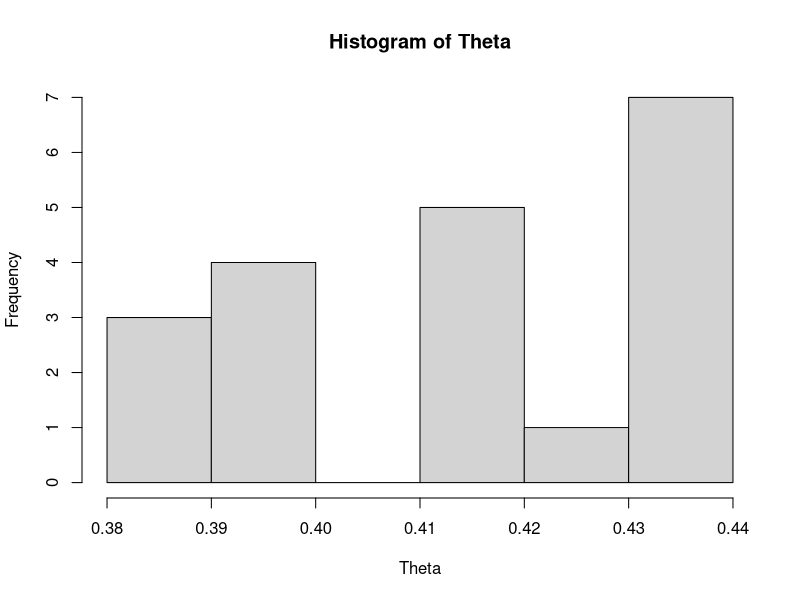
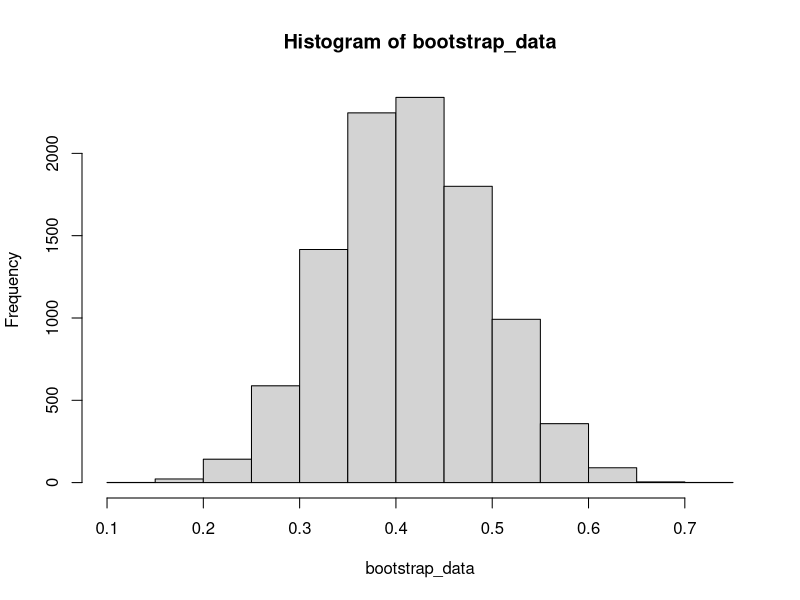
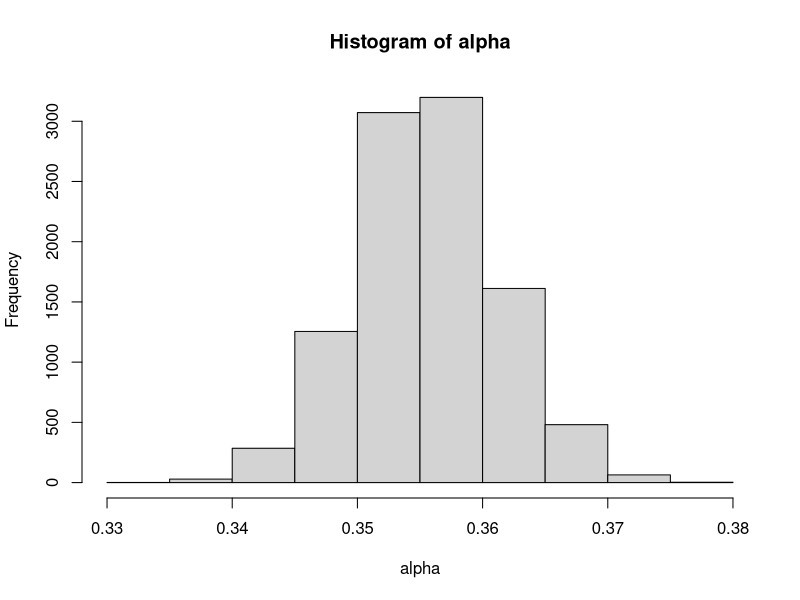
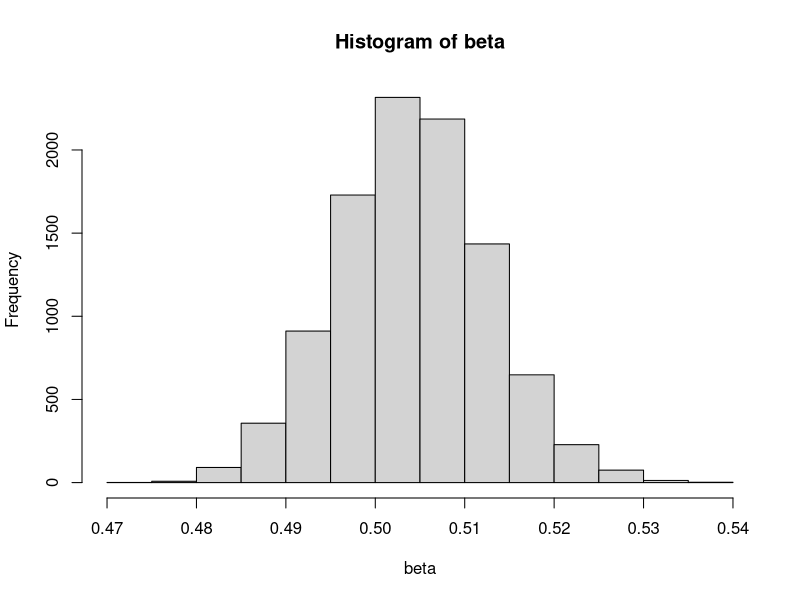

Reproduce these figures in R, in order.
Sample <-c(0.0839, 0.0205 ,0.3045, 0.7816 ,0.0003, 0.0095 ,0.4612, 0.9996, 0.9786 ,0.7580, 0.0002, 0.7310 ,0.0777 ,0.4483, 0.4449 ,0.7943 ,0.1447 ,0.0431, 0.8621 ,0.3273)
length(Sample)
mean(Sample)
median(Sample)

#Jacknife
Theta<-c()
for(i in 1:length(Sample)){
  theta <- sum(Sample[-i])/((length(Sample))-1)
  Theta<-c(Theta,theta)
}
hist(Theta)
se_square <- ((length(Theta)-1)^2/length(Theta))*var(Theta)

bias <- (length(Sample)-1)*(mean(Theta)-mean(Sample))
MSE <- se_square + bias
lower_bound <- median(Sample)-1.96*sqrt(se_square)
upper_bound <- median(Sample)+1.96*sqrt(se_square)
cat('[Jacksknife] 95%-confidence interval: [',lower_bound,',',upper_bound,']')

#Bootstrap
B = 10000
bootstrap_data = numeric(B)
for(i in c(1:B)){
  bootstrap_data[i] = mean(sample(Sample,length(Sample),replace = TRUE))
}
se_B_square = var(bootstrap_data) 
lower_bound <- median(Sample)-1.96*sqrt(se_B_square)
upper_bound <- median(Sample)+1.96*sqrt(se_B_square)
cat('[Bootstrap] 95%-confidence interval: [',lower_bound,',',upper_bound,']')
hist(bootstrap_data)
#Parametric Bootstrap
M<-mean(Sample)
V<-var(Sample)
a <- M^2*(1-M)/V - M
b <- (1-M)*a/M

j<-1
N <- 10000
alpha <- rep(0,N)
beta <- rep(0,N)
repeat{
  K <- rbeta(10000,a,b)
  MM <- mean(K)
  VV <- var(K)
  al <- MM^2*(1-MM)/VV - MM
  be <- (1-MM)*al/MM
  alpha[j]<-al
  beta[j]<-be
  j <- j+1
  if(j==10001){
    break
  }
}
hist(alpha)
hist(beta)
MSE_Alpha_hat <- sum((alpha-a)^2)/N
MSE_Beta_hat <- sum((beta-b)^2)/N
lower_bound <- median(Sample)-1.96*sqrt(MSE_Alpha_hat)
upper_bound <- median(Sample)+1.96*sqrt(MSE_Beta_hat)
cat('[Parametric Bootstrap] 95%-confidence interval: [',lower_bound,',',upper_bound,']')

